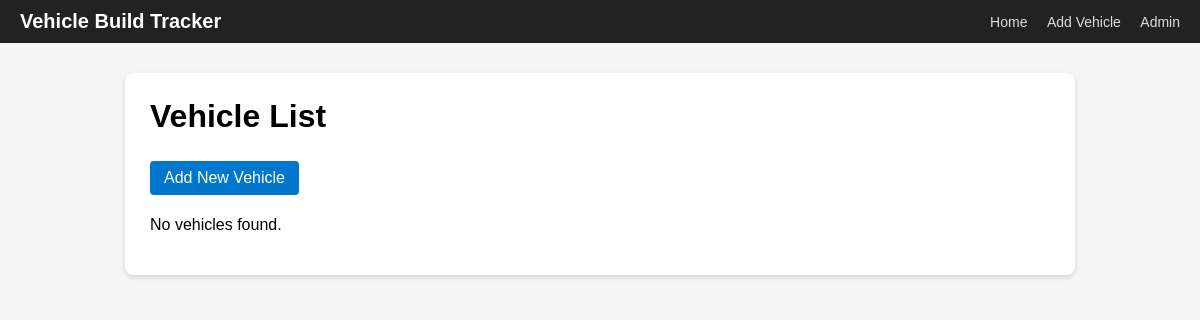
The app's page /, older data.
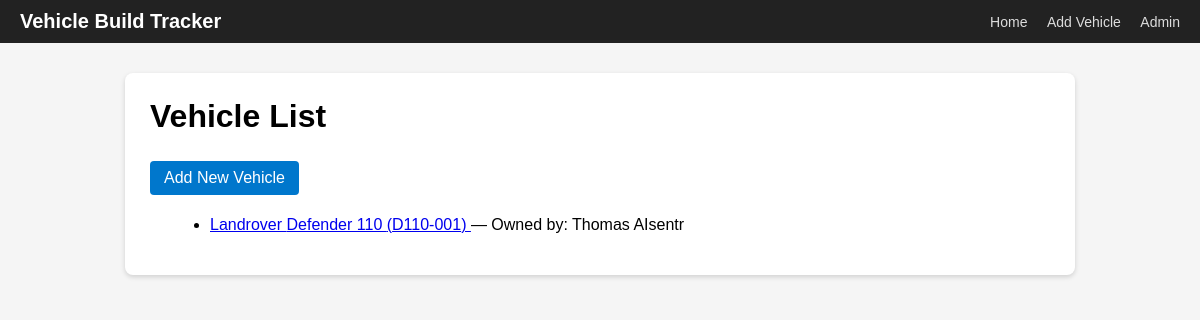
The same page, newer data.
### builds/models.py (models this page shows, shortened)
class Vehicle(models.Model):
    STATUS_CHOICES = [
        ("active", "Active"),
        ("completed", "Completed"),
        ("on_hold", "On hold"),
    ]
    customer = models.ForeignKey(
        Customer,
        on_delete=models.CASCADE,
        related_name="vehicles",
    )
    make = models.CharField(max_length=50)
    model = models.CharField(max_length=50)
    year = models.PositiveIntegerField(blank=True, null=True)
    vin_or_id = models.CharField(
        max_length=100,
        unique=True,
        help_text="Internal build ID or VIN.",
    )
    status = models.CharField(
        max_length=20,
        choices=STATUS_CHOICES,
        default="active",
    )
    created_at = models.DateTimeField(auto_now_add=True)
    class Meta:
        ordering = ["-created_at"]

class Customer(models.Model):
    first_name = models.CharField(max_length=50)
    last_name = models.CharField(max_length=50)
    email = models.EmailField(blank=True)
    phone = models.CharField(max_length=20, blank=True)
    created_at = models.DateTimeField(auto_now_add=True)
    class Meta:
        ordering = ["last_name", "first_name"]
    def __str__(self):
        return f"{self.first_name} {self.last_name}".strip()

### builds/views.py (the view)
# urls.py: path("", views.vehicle_list, name="vehicle_list"),
def vehicle_list(request):
    vehicles = Vehicle.objects.all()
    return render(request, "builds/vehicle_list.html", {"vehicles": vehicles})

### templates/builds/vehicle_list.html
{% extends "base.html" %}
{% block content %}
<h1>Vehicle List</h1>
<a href="{% url 'vehicle_create' %}" class="button">Add New Vehicle</a>
{% if vehicles %}
    <ul>
    {% for vehicle in vehicles %}
        <li>
            <a href="{% url 'vehicle_detail' vehicle.pk %}">
                {{ vehicle.make }} {{ vehicle.model }} ({{ vehicle.vin_or_id }})
            </a>
            — Owned by: {{ vehicle.customer }}
        </li>
    {% endfor %}
    </ul>
{% else %}
    <p>No vehicles found.</p>
{% endif %}
{% endblock %}

Row changes from the older to the newer data that the page shows:
added Vehicle: make "Landrover", model "Defender 110", vin_or_id "D110-001", customer "Thomas AIsentr"
Text that changed along with them:
text no longer shown: "No vehicles found."
